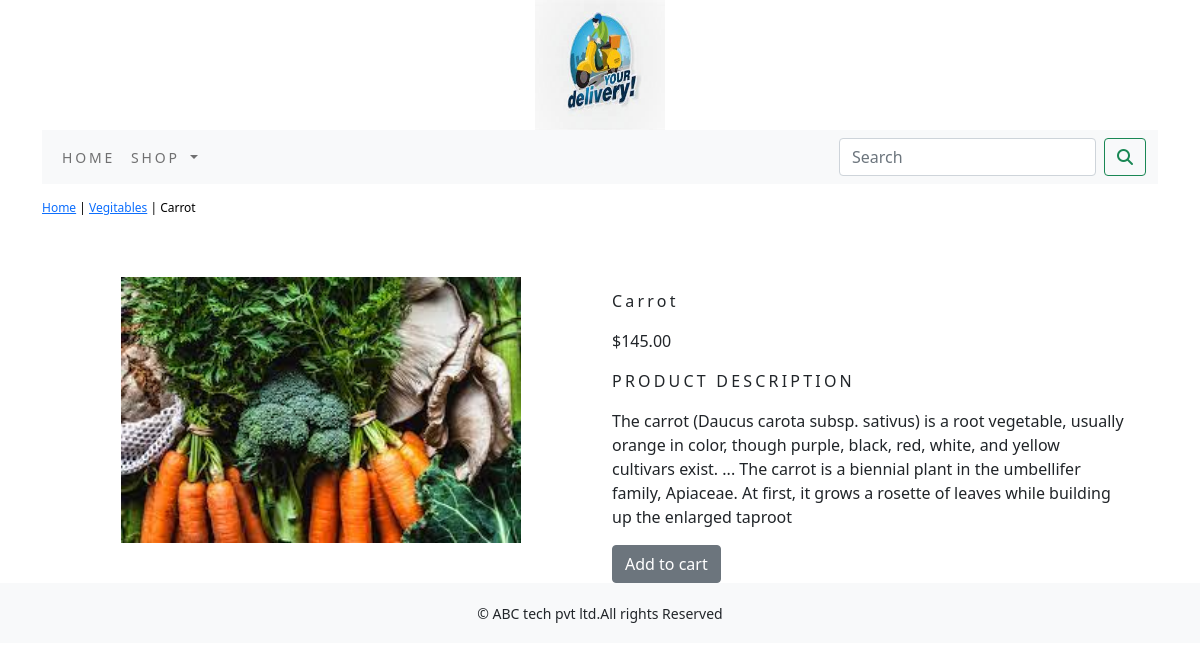
The page /ecommerce/vegitables/product3/ on the database its author committed.
### ecommerceapp/models.py (models this page shows, shortened)
class Product(models.Model):
    name = models.CharField(max_length=250, unique=True)
    slug = models.SlugField(max_length=250, unique=True)
    description = models.TextField(blank=True)
    price=models.DecimalField(max_digits=10,decimal_places=2)
    category=models.ForeignKey(Category,on_delete=models.CASCADE)
    image = models.ImageField(upload_to='product', blank=True)
    stock=models.IntegerField()
    available=models.BooleanField(default=True)
    created=models.DateTimeField(auto_now_add=True)
    updated=models.DateTimeField(auto_now=True)
    class Meta:
        ordering=('name',)
        verbose_name='product'
        verbose_name_plural='products'

class Category(models.Model):
    name = models.CharField(max_length=250,unique=True)
    slug = models.SlugField(max_length=250,unique=True)
    description = models.TextField(blank=True)
    image = models.ImageField(upload_to='category',blank=True)
    class Meta:
        ordering=('name',)
        verbose_name='category'
        verbose_name_plural='categories'
    def __str__(self):
            return '{}'.format(self.name)
    def get_url(self):
        return reverse('ecommerceapp:products_by_category',args=[self.slug])

### ecommerceapp/views.py (the view)
# urls.py: path('<slug:c_slug>/<slug:product_slug>/',views.proDetail,name='prodCatdetail'),
def proDetail(request,c_slug,product_slug):
     try:
         product=Product.objects.get(category__slug=c_slug,slug=product_slug)
     except Exception as e:
            raise e
     return render(request,'product.html',{'product':product})

### cart1/context_processors.py (called while the page is built)
def counter(request):
    item_count=0
    if 'admin' in request.path:
        return {}
    else:
        try:
            cart=Cart.objects.filter(cart_id=_cart_id(request))
            cart_items=CartItem.objects.all().filter(cart=cart[:1])
            for cart_item in cart_items:
             item_count += cart_item.quantity
        except Cart.DoesNotExist:
            item_count =0
    return dict(item_count=item_count)

### cart1/views.py (called while the page is built)
def _cart_id(request):
    cart = request.session.session_key
    if not cart:
        cart = request.session.create()
    return cart

### ecommerceapp/context_processors.py (called while the page is built)
def menu_links(request):
    links=Category.objects.all()
    return dict(links=links)

### templates/product.html (shortened to what this page needs)
{% extends 'base.html' %}
{% load static %}
{% block content %}
<div class="row my_prod_row_class">
    <div class="mx_auto">
         <p><a href="{% url 'ecommerceapp:allProdCat' %}">Home</a> | <a href="{{product.category.get_url}}">{{product.category}}</a> | {{product.name}}</p>
    </div>
</div>
<div class="container">
<br>
<div class="row">
    <div class="col-12 col-sm-12 col-md-12 col-lg-6 text-center">
        <div style="min-width:18rem">
            <img src="{{product.image.url}}" style="width:400px; height=400px;" alt="{{product.name}}">
        </div>
    </div>
    <div class="col-12 col-sm-12 col-md-12 col-lg-6">
            <h1 class="my_prod_title">{{product.name}}</h1>
            <p>${{product.price}}</p>
            <p class="my_title">Product description</p>
            <p class="text-justify my_prod_text">{{product.description}}</p>
            {% if product.stock <= 0 %}
            <p class="text-justify my_prod_text"><b>Out of stock</b></p>
            {% else %}
            <a class="btn btn-secondary" href="{% url 'cart1:add_cart' product.id %}">Add to cart</a>
            {% endif %}
        </div>
    </div>
</div>
{% endblock %}

### templates/base.html (shortened to what this page needs)
{% load static %}
<!DOCTYPE html>
<html lang="en">
<head>
    <link rel="stylesheet" href="{% static 'css/custom.css' %}">
    <link href="{% static 'css/bootstrap.min.css' %}" rel="stylesheet">
</head>
<body>
<div class="container">
    {% include 'header.html' %}
    {% include 'navbar.html' %}
    {% block content %}
    {% endblock %}
</div>
{% include 'footer.html' %}
</body>
</html>

### templates/header.html
{% load static %}
<header>
  <center>
    <a href="{% url 'ecommerceapp:allProdCat' %}"></a> <img src="{% static 'img/logo3.jpg' %}" alt="logimage" width="130px;" height="130px;">
  </center>
</header>

### templates/navbar.html (shortened to what this page needs)
<nav class="navbar navbar-expand-lg navbar-light bg-light">
  <div class="container-fluid">
    <div class="collapse navbar-collapse" id="navbarSupportedContent">
      <ul class="navbar-nav me-auto mb-2 mb-lg-0">
        <li class="nav-item">
          <a class="nav-link" href="#">Home</a>
        </li>
        <li class="nav-item dropdown {% if 'ecommerceapp' in request.path %} active {% endif %}">
          <a class="nav-link dropdown-toggle" href="#" id="navbarDropdown" role="button" data-bs-toggle="dropdown" aria-expanded="false">
           Shop
          </a>
        </li>
      </ul>
      <form class="d-flex" action="{% url 'search_app:SearchResult' %}" method="get">
        <input class="form-control me-2" type="search" placeholder="Search" name="q" aria-label="Search">
        <button class="btn btn-outline-success" type="submit"><i class="fa fa-search"></i></button>
      </form>
    </div>
  </div>
</nav>

### templates/footer.html
<div class="footer navbar-fixed-bottom my_footer">
  <p class="text-center">&copy; ABC tech pvt ltd.All rights Reserved</p>
</div>

### static/css/custom.css (style rules this page uses)
body { font-family: 'Pattaya', sans-serif; }
.nav-item { letter-spacing:.2em; font-size:14px; text-transform:uppercase; }
.my_footer { background-color:#f8f9fa; height:60px; }
.my_footer p { padding-top:20px; font-size:14px; }
.my_title { font-size:16px; text-transform:uppercase; letter-spacing:.2em; }
.my_prod_row_class { padding-top:15px; padding-bottom:20px; }
.my_prod_row_class .mx_auto { color:#000; font-size:12px; text-decoration:none; }
.my_prod_title { font-size:16px; text_transform:uppercase; letter-spacing:.2em; padding-top:15px; padding-bottom:10px; }
.my_prod_text { padding-right:20px; }

### rows shown on the page
Product: category "Vegitables", name "Carrot", image (picture), price "145.00", description "The carrot (Daucus carota subsp. sativus) is a root vegetable, usually orange in color, though purple, black, red, white, and yellow cultivars exist. ... The carrot is a biennial plant in the umbellifer family, Apiaceae. At first, it grows a rosette of leaves while building up the enlarged taproot"
